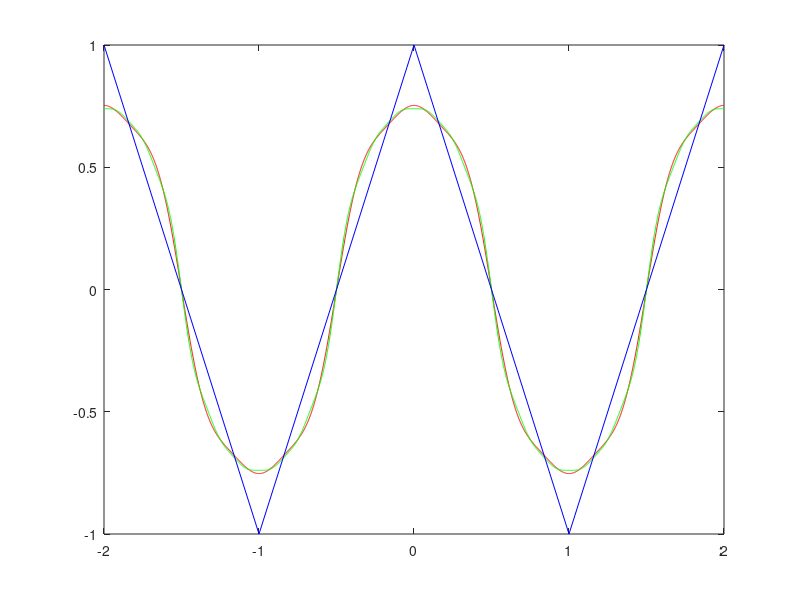

The MATLAB source for this figure:
% 5.49
% Find the Fourier coefficients an, bn for the triangle wave function.
% Make a plot somilar to fig. 5.23, comparing the function its self with 
% the first couple of terms in the Fourier series, and another for the 
% first six terms. Take fmax=1

x = -2:0.001:2;
tWave3 = zeros;
for n=1:2:5
    tWave3 = tWave3 + ((-1)^((n-1)/2)/n^2)*cos(n*pi*x);
end
tWave3 = (8/pi^2)*tWave3;

tWave6 = zeros;
for n=1:2:11
    tWave6 = tWave6 + ((-1)^((n-1)/2)/n^2)*cos(n*pi*x);
end
tWave6 = (8/pi^2)*tWave6;

tx = [-2 -1 0 1 2];
ty = [1 -1 1 -1 1];

plot(x,tWave3,'red',x,tWave6,'green',tx,ty,'blue')
%something dosent seem right in my plot, but i dont see anything wrong in
%my code.